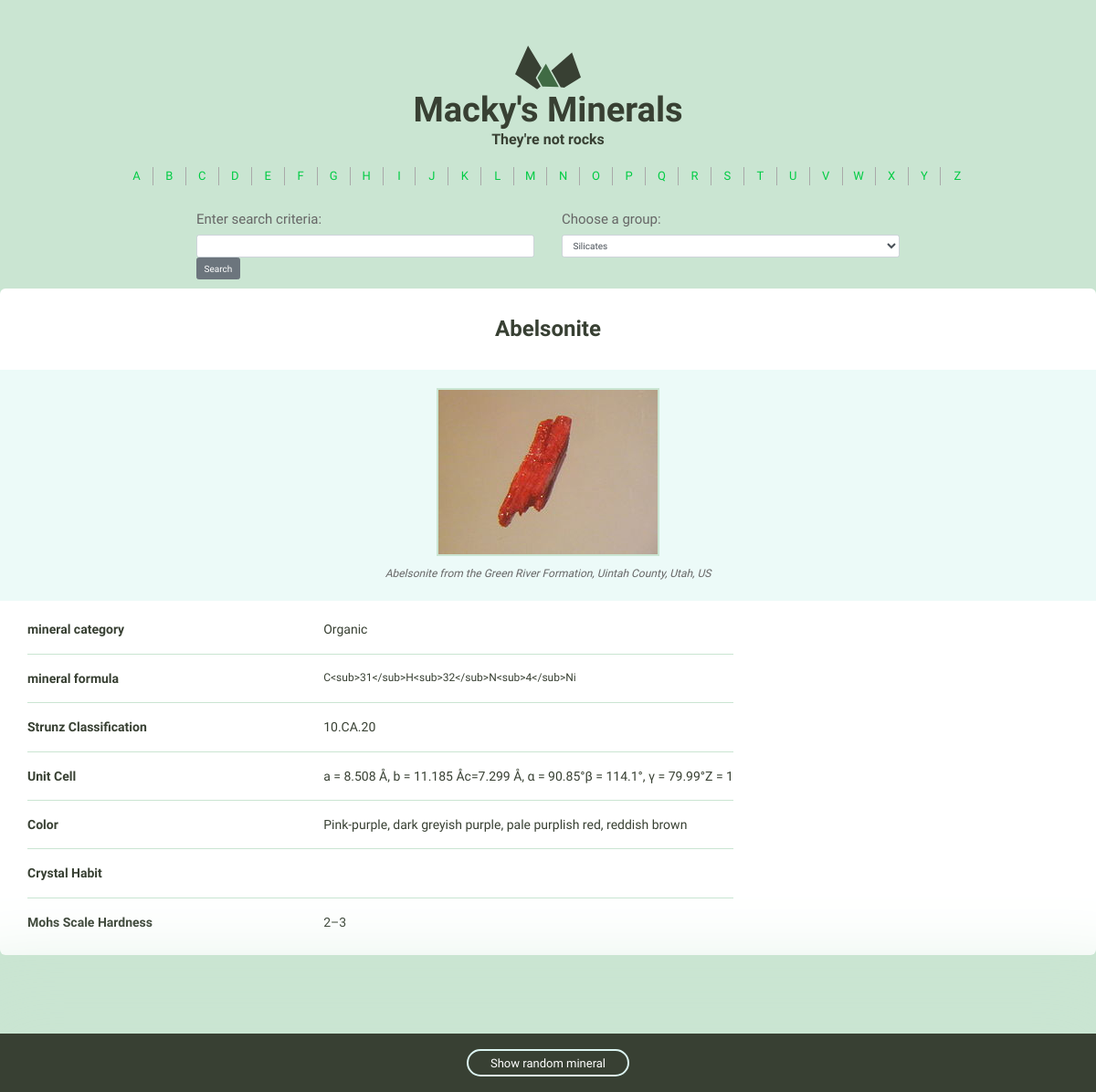
/minerals/1/, run on the app's committed database.
### minerals/models.py (models this page shows, shortened)
class Mineral(models.Model):
    name = models.CharField(max_length=255)
    img_filename = models.CharField(max_length=255)
    img_caption = models.TextField(max_length=255)
    category = models.CharField(max_length=255)
    formula = models.CharField(max_length=255)
    strunz_classification = models.CharField(max_length=255)
    crystal_system = models.CharField(max_length=255)
    unit_cell = models.CharField(max_length=255)
    color = models.CharField(max_length=255)
    crystal_symmetry = models.CharField(max_length=255)
    cleavage = models.CharField(max_length=255)
    mohs_hardness = models.CharField(max_length=255)
    luster = models.CharField(max_length=255)
    streak = models.CharField(max_length=255)
    diaphaneity = models.CharField(max_length=255)
    optical_properties = models.CharField(max_length=255)
    refractive_index = models.CharField(max_length=255, blank=True, default='')
    crystal_habit = models.CharField(max_length=255, blank=True, default='')
    specific_gravity = models.CharField(max_length=255, blank=True, default='')
    group = models.CharField(max_length=255, blank=True, default='')
    class Meta:
        ordering = ['name']

### minerals/views.py (the view)
# urls.py: url(r'(?P<pk>\d+)/$', views.mineral_detail, name='detail'),
def mineral_detail(request, pk):
    minerals = Mineral.objects.all()
    random_mineral = random.choice(minerals)
    mineral = get_object_or_404(Mineral, pk=pk)
    return render(request, 'minerals/detail.html',
                  {'mineral' : mineral, 'random_mineral' : random_mineral})

### minerals/templatetags/minerals_tags.py (called while the page is built)
@register.simple_tag
def search_form():
    form = SearchForm()
    return form

@register.simple_tag
def filter_form():
    form = FilterForm()
    return form

@register.simple_tag()
def alphabet_list():
    return [chr(i).upper() for i in range(ord('a'), ord('z') + 1)]

### minerals/templates/minerals/detail.html
{% extends 'layout.html' %}
{% load static from staticfiles %}
{% block content %}
      <div class="grid-100 mineral__container">
        <h1 class="mineral__name">{{ mineral.name }}</h1>
        <div class="mineral__image-bg">
          <img class="mineral__image" src="{% static 'images' %}/{{ mineral.name }}.jpg">
          <p class="mineral__caption">{{ mineral.img_caption}}</p>
        </div>
        <div class="mineral__table-container">
          <table class="mineral__table">
            <tr>
              <td class="mineral__category">mineral category</td>
              <td>{{ mineral.category|title }}</td>
            </tr>
            <tr>
              <td class="mineral__category">mineral formula</td>
              <td class="mineral__formula">{{ mineral.formula }}</td>
            </tr>
            <tr>
              <td class="mineral__category">Strunz Classification</td>
              <td>{{ mineral.strunz_classification }}</td>
            </tr>
            <tr>
              <td class="mineral__category">Unit Cell</td>
              <td>{{ mineral.unit_cell }}</td>
            </tr>
            <tr>
              <td class="mineral__category">Color</td>
              <td>{{ mineral.color }}</td>
            </tr>
            <tr>
              <td class="mineral__category">Crystal Habit</td>
              <td>{{ mineral.crystal_habit }}</td>
            </tr>
            <tr>
              <td class="mineral__category">Mohs Scale Hardness</td>
              <td>{{ mineral.mohs_hardness }}</td>
            </tr>
          </table>
        </div>
      </div>
    </div>
    <div class="minerals__random">
      <a class="minerals__anchor" href="{% url 'minerals:detail' pk=random_mineral.pk %}">Show random mineral</a>
    </div>
{% endblock %}

### templates/layout.html (shortened to what this page needs)
{% load static from staticfiles %}
{% load minerals_tags %}
{% alphabet_list as letters %}
<!doctype html>
<html>
    <head>
        <link rel="stylesheet" href="https://maxcdn.bootstrapcdn.com/bootstrap/4.0.0/css/bootstrap.min.css">
        <link rel="stylesheet" href="{% static 'css/global.css' %}">
    </head>
    <body>
    <div class="bounds">
        <div class="grid-100">
            <a href="{% url 'minerals:letter_filter' letter='ALL' %}">
                <h1 class="logo__name text-centered">Macky's Minerals</h1>
             </a>
             <h4 class="text-centered">They're not rocks</h4>
        </div>
        <div class="container-fluid">
            <div class="row">
                <div class="col-sm-12">
                    <ul class="alphabet">
                        {% for letter in letters %}
                            <li><a href="{% url 'minerals:letter_filter' letter=letter %}">{{ letter }}</a></li>
                        {% endfor %}
                    </ul>
                </div>
            </div>
         </div>
         <div class="container-fluid">
            <div class="row">
                <div class="col-sm-2"></div>
                    <div class="col-sm-4">
                        <form class="form" method="POST" action="{% url 'minerals:search_minerals' %}">
                            <div class="form-group mb-2">
                                {% search_form %}
                                <div>
                                    <input type="submit" class="btn btn-secondary mb-2" value="Search">
                                </div>
                            </div>
                        </form>
                    </div>
                    <div class="col-sm-4">
                        <form class="form" method="POST" action="#">
                            {% filter_form %}
                        </form>
                    </div>
                <div class="col-sm-2"></div>
            </div>
        </div>
        {% block content %}{% endblock %}
    </body>
</html>

### assets/css/global.css (style rules this page uses)
table { border-collapse: collapse; border-spacing: 0; }
td, th { padding: 0; }
html { font-size: 62.5%; }
body { background-color: #CAE5D2; font-size: 1.5em; line-height: 1.6; font-weight: 400; font-family: "Cousine"; color: #666; }
.bounds { max-width: 1200px; margin: 0 auto; padding: 50px 0 150px; overflow: hidden; }
.grid, .grid-5, .grid-10, .grid-15, .grid-20, .grid-25, .grid-30, .grid-33, .grid-35, .grid-40, .grid-45, .grid-50, .grid-55, .grid-60, .grid-65, .grid-66, .grid-70, .grid-75, .grid-80, .grid-90, .grid-95, .grid-100 { float: left; box-sizing: border-box; position: relative; }
.grid-100 { width: 100%; padding: 0 15px; }
h1, h2, h3, h4, h5, h6 { margin-top: 0; margin-bottom: 2rem; font-weight: bold; font-family: "Work Sans", sans-serif; color: #384033; }
h1 { font-size: 3.8rem; }
h4 { font-size: 1.6rem; }
@media (min-width: 550px) { h1 { font-size: 3.8rem; } }
@media (min-width: 550px) { h4 { font-size: 1.6rem; } }
p { margin-top: 0; font-size: 1.6rem; }
a { color: #689b98; text-decoration: none; -webkit-transition: color 0.2s; -moz-transition: color 0.2s; -ms-transition: color 0.2s; -o-transition: color 0.2s; transition: color 0.2s; }
ul { list-style: circle inside; padding-left: 0; margin-top: 0; }
li { margin-bottom: 1rem; font-size: 1.3rem; }
th, td { padding: 15px; text-align: left; border-bottom: 1px solid #e1e1e1; }
th:first-child, td:first-child { padding-left: 0; }
th:last-child, td:last-child { padding-right: 0; }
table, p, ul { margin-bottom: 2.5rem; }
.text-centered { text-align: center; }
.logo { display: block; fill: #384033; position: relative; margin: 0 auto; width: 72px; }
.logo__name { margin-bottom: 0; }
.minerals__anchor { border: solid 2px #DCF5F2; border-radius: 100px; color: #384033; display: block; font-size: 13px; text-align: center; padding: 8px 0 7px 0; width: 100%; transition: background-color 200ms ease-in-out, font-weight 200ms ease-in-out, color 200ms ease-in-out; }
.minerals__random { background-color: #384033; box-shadow: 0 0 100px 50px #CAE5D2; color: #fff; padding: 20px 0 20px 0; position: fixed; bottom: 0; text-align: center; width: 100%; }
.minerals__random .minerals__anchor { display: inline; color: #fff; padding: 6px 24px 5px 24px; }
.mineral__container { background-color: #fff; border-radius: 6px; list-style: none; padding: 0; text-align: center; }
.mineral__name { display: block; width: 100%; margin: 0; font-size: 24px; padding: 30px 0 30px 0; }
.mineral__image { display: block; margin: 0 auto; border: solid 2px #CAE5D2; }
.mineral__image-bg { background-color: #ecfaf8; padding: 20px 0; }
.mineral__caption { font-size: 12px; font-style: italic; padding: 10px 0 0 0; margin: 0; }
.mineral__table { font-size: 14px; color: #384033; }
.mineral__table td { border-color: #CAE5D2; }
.mineral__table tr:last-of-type td { border-bottom: none; padding-bottom: 0; }
.mineral__table-container { padding: 5px 30px 0; }
.mineral__category { font-weight: bold; width: 40%; }
.mineral__formula { font-size: 12px; }
.alphabet { list-style-type: none; margin: 0px auto 0; padding: 0; cursor: pointer; width: 80%; text-align: center; }
.alphabet li { float: left; margin: 0; padding: 0; border-right: 1px solid darkgrey; font-size: 13px; -moz-box-sizing: border-box; color: black; display: inline-block; -webkit-box-sizing: border-box; -moz-box-sizing: border-box; box-sizing: border-box; width: 3.84%; }
.alphabet li a:link { color: #00cc44; }
.alphabet li:last-child { border-right: none; }

### data on the page
Mineral: name "Abelsonite", name (picture), img_caption "Abelsonite from the Green River Formation, Uintah County, Utah, US", category "Organic", formula "C<sub>31</sub>H<sub>32</sub>N<sub>4</sub>Ni", strunz_classification "10.CA.20", unit_cell "a = 8.508 Å, b = 11.185 Åc=7.299 Å, α = 90.85°β = 114.1°, γ = 79.99°Z = 1", color "Pink-purple, dark greyish purple, pale purplish red, reddish brown", mohs_hardness "2–3"

### other printed values
{{ letter }} "A" "B" "C" "D" "E" "F" "G" "H" "I" "J" "K" "L" "M" "N" "O" "P" "Q" "R" "S" "T" "U" "V" "W" "X" "Y" "Z"
